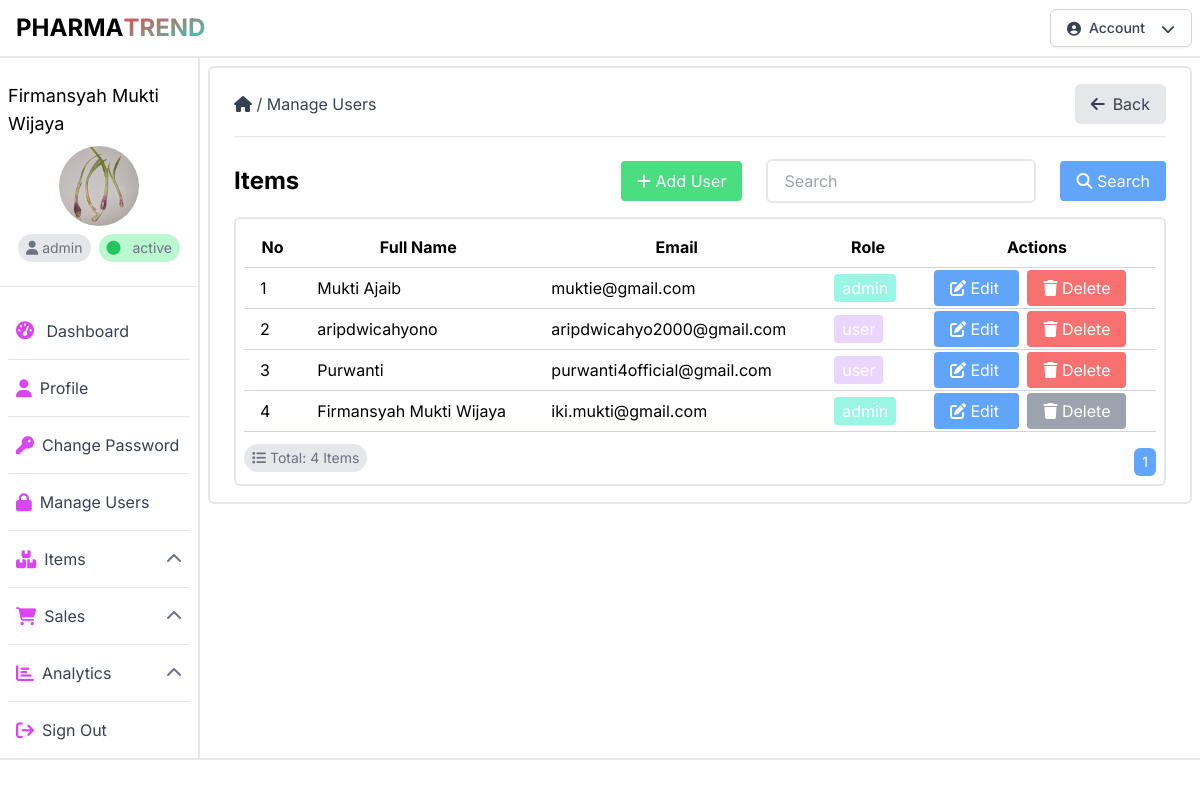
Page /manage_user.php (signed in) on the committed database.
### tables this page shows
CREATE TABLE `users` (
  `id` int(11) NOT NULL,
  `fullname` varchar(128) NOT NULL,
  `email` varchar(256) NOT NULL,
  `password` varchar(256) NOT NULL,
  `phone` varchar(16) DEFAULT NULL,
  `address` varchar(16) DEFAULT NULL,
  `photo` varchar(128) DEFAULT NULL,
  `role` varchar(128) NOT NULL,
  `status` varchar(32) NOT NULL,
  `created_at` datetime NOT NULL,
  `updated_at` datetime NOT NULL
);

### public/manage_user.php (the view, shortened to what this page needs)
<?php
require_once("config.php");
$limit = 10;
$page = isset($_GET["page"]) ? (int)$_GET["page"] : 1;
$start = ($page > 1) ? ($page * $limit) - $limit : 0;
$users = mysqli_query($conn, "SELECT * FROM users ORDER BY id DESC LIMIT $start, $limit");
$no = $start + 1;
?>
<!DOCTYPE html>
<html lang="id">
<head>
    <link rel="stylesheet" href="css/output.css">
    <link rel="stylesheet" href="https://cdnjs.cloudflare.com/ajax/libs/font-awesome/6.4.0/css/all.min.css" />
</head>
<body class="font-inter">
    <header class="bg-white w-full border-b-2 border-gray-200">
        <?php include("components/navbar.php"); ?>
    </header>
    <div class="container-fluid mx-auto h-auto">
        <div class="flex">
            <?php include("components/sidebar.php"); ?>
            <div class="w-10/12 h-[calc(100vh-3.5rem)] p-2">
                <div class="w-full h-auto border-2 border-gray-200 rounded-md py-4 px-6">
                    <div class="flex items-center gap-2 mb-3 justify-between">
                        <div>
                            <a href="dashboard.php" class="text-gray-700 hover:text-gray-950"><i class="fas fa-home"></i></a>
                            <span class="text-gray-700">/</span>
                            <a href="manage_user.php" class="text-gray-700 hover:text-gray-950">Manage Users</a>
                        </div>
                        <button class="flex flex-row justify-center items-center bg-gray-200 hover:bg-gray-300 rounded-md px-4 py-2 text-gray-700 space-x-2" onclick="window.history.back();">
                            <i class="fas fa-arrow-left"></i>
                            <span>Back</span>
                        </button>
                    </div>
                    <hr>
                    <div class="flex flex-col gap-4 mt-4">
                        <div class="flex flex-col gap-2">
                            <div class="flex flex-row items-center justify-between">
                                <div class="flex flex-row items-center gap-2">
                                    <h1 class="text-2xl font-bold">Items</h1>
                                </div>
                                <div class="flex flex-row items-center gap-2">
                                    <a href="add_user.php"
                                        class="bg-green-400 text-white px-4 py-2 rounded mx-4 my-2 hover:bg-green-600">
                                        <i class="fas fa-plus"></i>
                                        Add User
                                    </a>
                                    <form action="manage_user.php" method="GET" class="flex flex-row items-center gap-2">
                                        <input type="text" name="search" id="search"
                                        class="border-2 border-gray-200 rounded-md px-4 py-2 focus:outline-none focus:border-blue-400"
                                        placeholder="Search" autocomplete="off" value="<?php echo isset($_GET["search"]) ? $_GET["search"] : ""; ?>">
                                        <button type="submit"
                                            class="bg-blue-400 text-white px-4 py-2 rounded ml-4 my-2 hover:bg-blue-600">
                                            <i class="fas fa-search"></i>
                                            Search
                                        </button>
                                    </form>
                                </div>
                            </div>
                            <div class="w-full h-auto border-2 border-gray-200 rounded-md py-2 px-2">
                                <table class="w-full border-collapse">
                                    <thead>
                                        <tr>
                                            <th class="py-2 px-4 border-b border-gray-300">No</th>
                                            <th class="py-2 px-4 border-b border-gray-300">Full Name</th>
                                            <th class="py-2 px-4 border-b border-gray-300">Email</th>
                                            <th class="py-2 px-4 border-b border-gray-300">Role</th>
                                            <th class="py-2 px-4 border-b border-gray-300">Actions</th>
                                        </tr>
                                    </thead>
                                    <tbody>
                                        <?php while ($row = mysqli_fetch_assoc($users)) { ?>
                                            <tr>
                                                <td class="py-2 px-4 border-b border-gray-300"><?php echo $no++; ?></td>
                                                <td class="py-2 px-4 border-b border-gray-300"><?php echo $row["fullname"]; ?></td>
                                                <td class="py-2 px-4 border-b border-gray-300"><?php echo $row["email"]; ?></td>
                                                <td class="py-2 px-4 border-b border-gray-300">
                                                    <span class=" text-white px-2 py-1 rounded<?php echo $row["role"] == "admin" ? " bg-teal-200" : " bg-purple-200"; ?>">
                                                        <?php echo $row["role"]; ?>
                                                    </span>
                                                </td>
                                                <td class="py-2 px-4 border-b border-gray-300 space-x-2">
                                                    <a href="edit_user.php?id=<?php echo $row["id"]; ?>"
                                                        class="bg-blue-400 text-white px-4 py-2 rounded hover:bg-blue-600">
                                                        <i class="fas fa-edit"></i>
                                                        Edit
                                                    </a>
                                                    <?php
                                                        if($_SESSION["id"] != $row["id"]){
                                                    ?><a href="delete_user.php?id=<?php echo $row["id"]; ?>"
                                                        class="bg-red-400 text-white px-4 py-2 rounded hover:bg-red-600" onclick="return confirm('Are you sure want to delete this item?')">
                                                        <i class="fas fa-trash"></i>
                                                        Delete
                                                    </a>
                                                <?php } else {
                                                    ?>
                                                    <a href=""
                                                        class="bg-gray-400 text-white px-4 py-2 rounded hover:bg-gray-600" >
                                                        <i class="fas fa-trash"></i>
                                                        Delete
                                                    </a>
                                                    <?php
                                                } ?>
                                                </td>
                                            </tr>
                                        <?php } ?>
                                    </tbody>
                                </table>
                                <div class="flex flex-row items-center justify-between mt-2">
                                    <?php
                                        $sql = "SELECT * FROM users";
                                            $result = mysqli_query($conn, $sql);
                                            $total_data = mysqli_num_rows($result);
                                            $total_page = ceil($total_data / $limit);
                                    ?>
                                    <p class="text-sm text-gray-500 bg-gray-200 px-2 py-1 rounded-full">
                                        <i class="fas fa-list"></i>
                                        Total: <?php echo $total_data; ?> Items
                                    </p>
                                    <div class="flex flex-row items-center justify-end gap-2 mt-2 text-sm">
                                        <?php
                                            for($i = 1; $i <= $total_page; $i++){
                                                if($i == $page){
                                                    $active = "bg-blue-400 text-white";
                                                }else{
                                                    $active = "bg-gray-200 text-gray-500 hover:bg-gray-400";
                                                }
                                                if($i > $page - 3 && $i < $page + 3){
                                        ?>
                                        <a href="manage_user.php?page=<?php echo $i; ?>&search=<?php echo $search; ?>"
                                            class="<?php echo $active; ?> px-2 py-1 rounded-md">
                                            <?php echo $i; ?>
                                        </a>
                                        <?php
                                                } else if ($i == $page - 3 || $i == $page + 3){
                                        ?>
                                        <span class="px-2 py-1 rounded-md">...</span>
                                        <?php
                                                }
                                            }
                                        ?>
                                    </div>
                                </div>
                            </div>
                        </div>
                    </div>
                </div>
            </div>
        </div>
    </div>
    <footer class="bg-gray-100 w-full border-t-2 border-gray-200">
    </footer>
</body>
</html>

### rows in the picture
users: fullname "Mukti Ajaib", email "muktie@gmail.com", role "admin"
users: fullname "aripdwicahyono", email "aripdwicahyo2000@gmail.com", role "user"
users: fullname "Purwanti", email "purwanti4official@gmail.com", role "user"
users: fullname "Firmansyah Mukti Wijaya", email "iki.mukti@gmail.com", role "admin", shows "Delete"

### other values in the picture
$_SESSION["fullname"] "Firmansyah Mukti Wijaya"
$_SESSION["role"] "admin"
$_SESSION["status"] "active"
$total_data "4"
